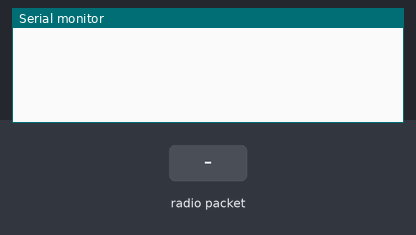
A program run on a simulated ESP32. Parts: the last lines printed to the serial monitor. The inputs (shaded band) are chosen by the test bench. Random numbers use the default seed unless the program sets one; no radio packets arrive unless stated.

Above: at 1.2 s.
1.3 s: radio packet "0x00" arrives
At 1.8 s:
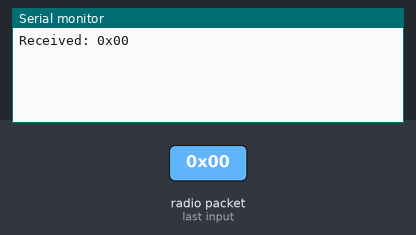
2.8 s: radio packet "1" arrives
At 4.1 s:
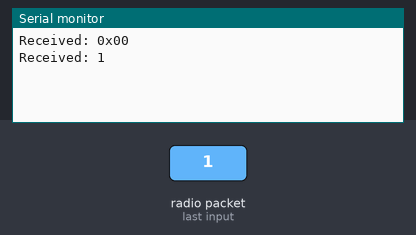

The program:

main.cpp
```cpp
#include <SPI.h>
#include <LoRa.h>
#include <ArduinoJson.h>

// LoRa pins
const int csPin = 5;     // Chip select for LoRa
const int resetPin = 15; // Reset for LoRa
const int irqPin = 33;   // Interrupt for LoRa

long randNumber;
// Data fields
#include <random>

const char *device_id = "ESP32_Slave2";
float source_left;
float source_right;
float temperature;
float flow;

// Identifikasi Slave
const int slaveId = 1; // Ganti dengan ID slave sesuai

float getRandomNumber()
{
  return random(100, 601) / 100.0; // 601 karena batas atas adalah 6.00, jadi kita tambahkan 1
}

void initializeLoRa()
{
  LoRa.setPins(csPin, resetPin, irqPin);
  LoRa.setSpreadingFactor(7); // SF7 for maximum data rate
  LoRa.setSignalBandwidth(500E3);
  LoRa.setTxPower(20);
  if (!LoRa.begin(433E6))
  {
    Serial.println("Starting LoRa failed!");
    while (1)
      ;
  }
}
void sendData()
{

  int packetSize = LoRa.parsePacket();
  if (packetSize)
  {
    String receivedData = "";
    while (LoRa.available())
    {
      receivedData += (char)LoRa.read();
    }

    // Menampilkan data yang diterima
    Serial.print("Received: ");
    Serial.println(receivedData);

    // Memeriksa MAC address yang diterima
    if (receivedData == "0x00" + String(slaveId, HEX))
    {
      // Membuat objek JSON
      JsonDocument doc;
      doc["device_id"] = device_id;
      doc["source_left"] = random(100, 601) / 100.0;  // Contoh data
      doc["source_right"] = random(100, 601) / 100.0; // Contoh data
      doc["temperature"] = random(100, 601) / 100.0;  // Contoh data
      doc["flow"] = random(100, 601) / 100.0;         // Contoh data

      // Mengubah objek JSON menjadi string
      String jsonString;
      serializeJson(doc, jsonString);

      // Menampilkan JSON string
      Serial.println(jsonString);
      // delay(20);
      // Mengirim data melalui LoRa
      LoRa.beginPacket();
      LoRa.print(jsonString);
      LoRa.endPacket();
    }
  }
}

void setup()
{
  Serial.begin(115200);
  initializeLoRa();
}

void loop()
{
  sendData();
}
```

Measured:
- after the input at 1.3 s, the serial monitor: prints a new line at once (image 1)
- after the input at 2.8 s, the serial monitor: prints a new line at once (image 2)
